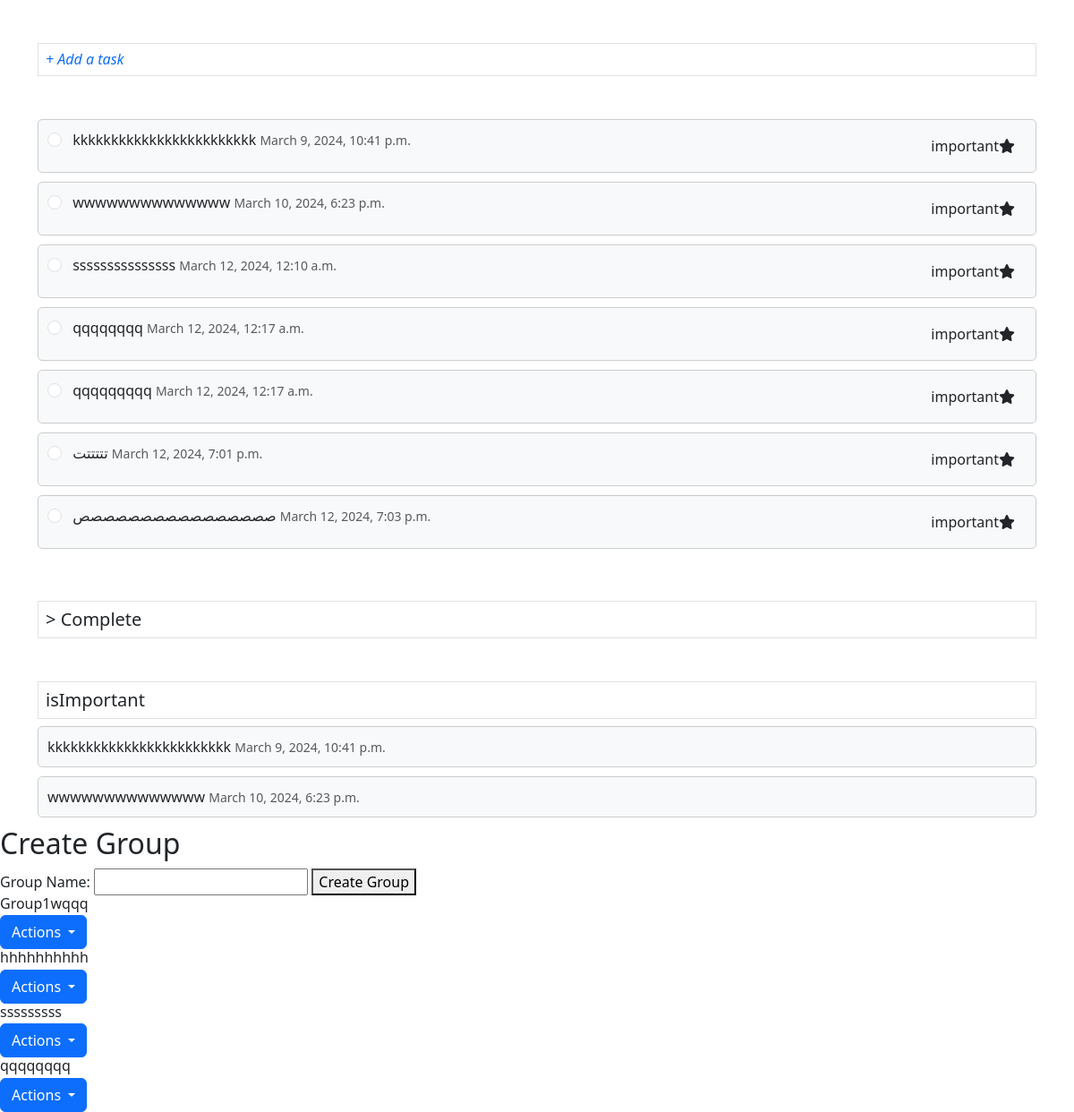
Before: / with the older database file.
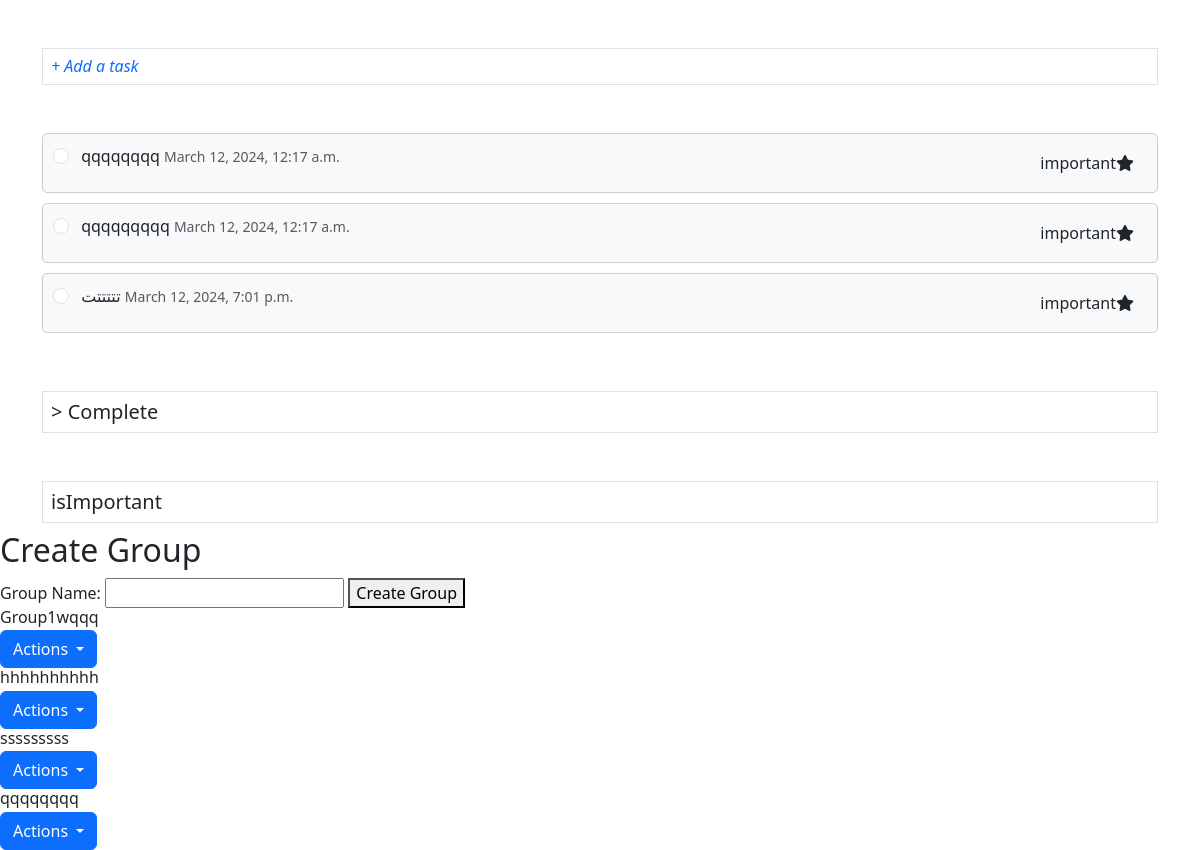
After: the same page with the newer database file.
### Todo_app/models.py (models this page shows, shortened)
class Task(models.Model):
    description = models.TextField()
    created_at = models.DateTimeField(auto_now_add=True)
    completed = models.BooleanField(default=False)
    important = models.BooleanField(default=False)
    task_list = models.ForeignKey(TaskList, on_delete=models.CASCADE,blank=True, null=True)
    def __str__(self):
        return self.description

class Group(models.Model):
    name = models.CharField(max_length=100 )

### Todo_app/views.py (the view)
# urls.py: 2. Add a URL to urlpatterns:  path('', views.home, name='home')
def home(request):
    tasks_Completed = Task.objects.filter(completed=True)
    tasks = Task.objects.filter(completed=False)
    tasks_importnat = Task.objects.filter(important=True)
    group = Group.objects.all()
    List=TaskList.objects.all()
    print(tasks_importnat)
    return render(request, 'Todo_app/index.html',
                  {'tasks': tasks ,
                   'Group':group,
                   'List':List,
                  'tasks_Completed': tasks_Completed,
                  'tasks_importnat': tasks_importnat })

### Todo_app/templates/Todo_app/index.html (shortened to what this page needs)
<!DOCTYPE html>
<html lang="en">
<head>
    <link href="https://cdn.jsdelivr.net/npm/bootstrap@5.3.3/dist/css/bootstrap.min.css" rel="stylesheet">
    <link rel="stylesheet" href="https://cdnjs.cloudflare.com/ajax/libs/font-awesome/6.0.0-beta3/css/all.min.css">
</head>
<body>
    <div class="container">
        <h6 class="mt-5 border text-start fst-italic text-primary p-2" data-bs-toggle="collapse" href="#taskCollapse1" aria-expanded="false" aria-controls="taskCollapse1">
           + Add a task
        </h6>
        <div class="mt-5">
            <div class="" id="taskCollapse">
                <ul id="taskList" class="list-group">
                    {% for task in tasks %}
                        <li class="task-list-item {% if task.completed %}completed{% endif %}" id="task{{ task.id }}">
                            <input type="radio" onclick="markAsComplete('{{ task.id }}')" class="form-check-input me-2">
                            {{ task.description }}
                            <small class="text-muted">{{ task.created_at }}</small>
                            <button onclick="mark_important('{{ task.id }}')" class="btn btn-important" style="float: right;">
                                important<i class="fa-solid fa-star"></i>
                            </button>
                        </li>
                    {% endfor %}
                </ul>
            </div>
        </div>
        <h5 class="mt-5 border  p-2" data-bs-toggle="collapse" href="#taskCollapse2" aria-expanded="false" aria-controls="taskCollapse2">
             > Complete
        </h5>
          <div>
    <h5 class="mt-5 border  p-2" >
        isImportant
        </h5>
        <ul class="list-group " id="task2">
        {% for task in  tasks_importnat %}
            <li class="task-list-item {% if task.completed %}completed{% endif %}" id="task{{ task.id }}">
                {{ task.description }}
                <small class="text-muted">{{ task.created_at }}</small>
            </li>
        {% endfor %}
    </ul>
         </div>
    </div>
    <div>
        <h2>Create Group</h2>
        <form method="post" action="{% url 'create_group' %}">
                <label for="group_name">Group Name:</label>
                <input type="text" id="group_name" name="name" required>
                <button type="submit">Create Group</button>
            </form>
    </div>
    <div id="accordion">
        {% for group in Group %}
            <div class="accordion-item">
                <h2 class="accordion-header" id="heading{{ group.id }}">
                    <button class="accordion-button" type="button" data-bs-toggle="collapse" data-bs-target="#collapseGroup{{ group.id }}" aria-expanded="true" aria-controls="collapseGroup{{ group.id }}">
                        {{ group.name }}
                    </button>
                    <div>
                        <div class="btn-group">
                            <button type="button" class="btn btn-primary dropdown-toggle" data-bs-toggle="dropdown" aria-expanded="false">
                              Actions
                            </button>
                          </div>
                    </div>
                </h2>
            </div>
        {% endfor %}
    </div>
</body>
</html>

Changed rows visible on the page:
no longer on this page (row edited): Task: description "kkkkkkkkkkkkkkkkkkkkkkkk", created_at "March 9, 2024, 10:41 p.m."
no longer on this page (row edited): Task: description "wwwwwwwwwwwwww", created_at "March 10, 2024, 6:23 p.m."
no longer on this page (row edited): Task: description "sssssssssssssss", created_at "March 12, 2024, 12:10 a.m.", shown under "+ Add a task"
no longer on this page (row edited): Task: description "صصصصصصصصصصصصصصصص", created_at "March 12, 2024, 7:03 p.m.", shown under "+ Add a task"
